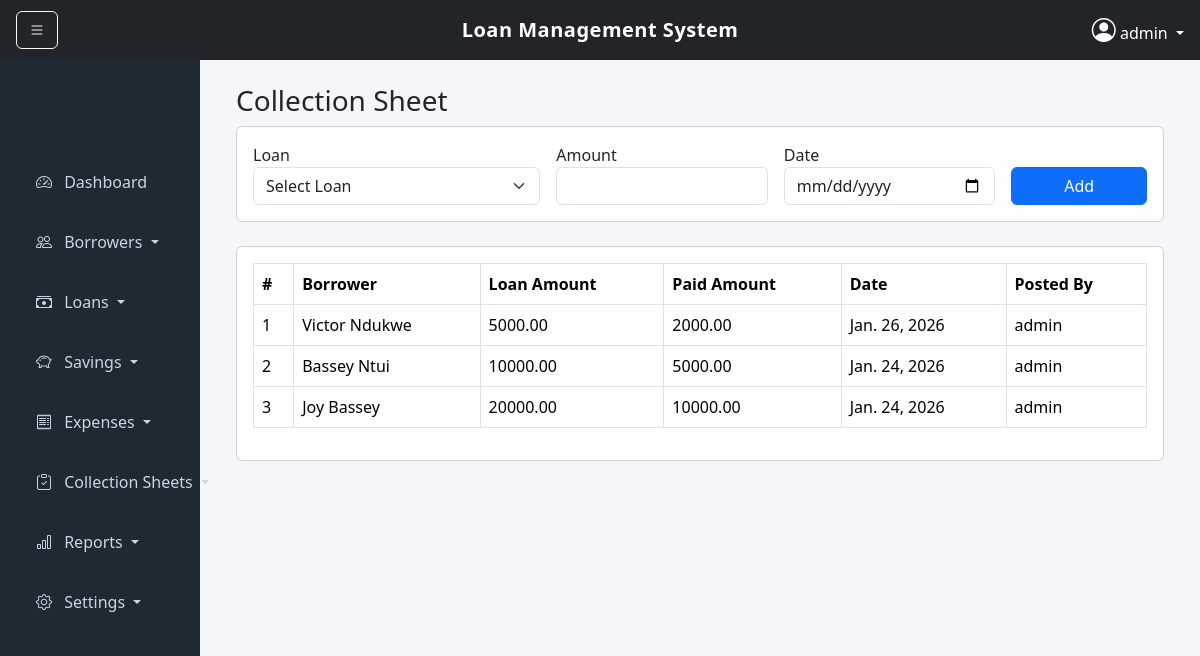
Screenshot of /collection-sheet/ (signed in) with the database file from the repository.
### core/models.py (models this page shows, shortened)
class Repayment(models.Model):
    loan = models.ForeignKey(Loan, on_delete=models.CASCADE, related_name="repayments")
    amount = models.DecimalField(max_digits=12, decimal_places=2, validators=[MinValueValidator(Decimal('0.01'))])
    date = models.DateField(auto_now_add=True)
    posted_by = models.ForeignKey(User, on_delete=models.SET_NULL, null=True)

class Loan(models.Model):
    STATUS_CHOICES = [
        ('Active', 'Active'),
        ('Overdue', 'Overdue'),
        ('PAR30', 'PAR30'),
        ('Closed', 'Closed'),
    ]
    organization = models.ForeignKey('Organization', on_delete=models.CASCADE)
    branch = models.ForeignKey('Branch', on_delete=models.CASCADE, null=True)
    borrower = models.ForeignKey('Borrower', on_delete=models.CASCADE, null=True)
    officer = models.ForeignKey('LoanOfficer', on_delete=models.CASCADE, null=True)
    principal = models.DecimalField(
        max_digits=12,
        decimal_places=2,
        validators=[MinValueValidator(Decimal('0.01'))]
    )
    interest_rate = models.DecimalField(
        max_digits=5,
        decimal_places=2,
        default=0,
        validators=[MinValueValidator(Decimal('0.00'))]
    )
    fees = models.DecimalField(
        max_digits=12,
        decimal_places=2,
        default=0,
        validators=[MinValueValidator(Decimal('0.00'))]
    )
    penalty = models.DecimalField(
        max_digits=12,
        decimal_places=2,
        default=0,
        validators=[MinValueValidator(Decimal('0.00'))]
    )
    tenure = models.PositiveIntegerField(
        default=30,  # in days
        validators=[MinValueValidator(1)]
    )
    status = models.CharField(max_length=10, choices=STATUS_CHOICES, default='Active')
    disbursed_date = models.DateField(default=now)
    maturity = models.DateField(blank=True, null=True)
    paid = models.DecimalField(
        max_digits=12,
        decimal_places=2,
        default=0,
        validators=[MinValueValidator(Decimal('0.00'))]
    )
    last_payment_date = models.DateField(blank=True, null=True)

class Borrower(models.Model):
    STATUS_CHOICES = [
        ('Active', 'Active'),
        ('Inactive', 'Inactive'),
        ('Delinquent', 'Delinquent'),
    ]
    organization = models.ForeignKey('Organization', on_delete=models.CASCADE)
    branch = models.ForeignKey('Branch', on_delete=models.CASCADE)
    full_name = models.CharField(max_length=200)
    business = models.CharField(max_length=200, blank=True, null=True)
    unique_id = models.CharField(max_length=50, unique=True)
    mobile = models.CharField(max_length=20, blank=True, null=True)
    email = models.EmailField(blank=True, null=True)
    status = models.CharField(max_length=12, choices=STATUS_CHOICES, default='Active')

### core/views.py (the view, shortened to what this page needs)
# urls.py: path('collection-sheet/', views.collection_sheet, name='collection_sheet'),
@login_required
def collection_sheet(request):
    organization = request.user.loanofficer.organization
    loans = Loan.objects.filter(organization=organization)
    collections = Repayment.objects.filter(loan__organization=organization).order_by("-date")
    return render(request, "collection_sheet.html", {
        "collections": collections,
        "loans": loans
    })

### core/templates/collection_sheet.html (shortened to what this page needs)
{% extends "base.html" %}
{% block content %}
<div class="container">
  <h3>Collection Sheet</h3>
  <div class="card mb-4">
    <div class="card-body">
      <form method="post">
        <div class="row g-3">
          <div class="col-md-4">
            <label>Loan</label>
            <select name="loan" class="form-select" required>
              <option value="">Select Loan</option>
            </select>
          </div>
          <div class="col-md-3">
            <label>Amount</label>
            <input type="number" step="0.01" name="amount" class="form-control" required>
          </div>
          <div class="col-md-3">
            <label>Date</label>
            <input type="date" name="date" class="form-control" required>
          </div>
          <div class="col-md-2 d-flex align-items-end">
            <button type="submit" class="btn btn-primary w-100">Add</button>
          </div>
        </div>
      </form>
    </div>
  </div>
  <div class="card">
    <div class="card-body">
      <table class="table table-bordered table-hover">
        <thead>
          <tr>
            <th>#</th>
            <th>Borrower</th>
            <th>Loan Amount</th>
            <th>Paid Amount</th>
            <th>Date</th>
            <th>Posted By</th>
          </tr>
        </thead>
        <tbody>
          {% for c in collections %}
          <tr>
            <td>{{ forloop.counter }}</td>
            <td>{{ c.loan.borrower.full_name }}</td>
            <td>{{ c.loan.principal }}</td>
            <td>{{ c.amount }}</td>
            <td>{{ c.date }}</td>
            <td>{{ c.posted_by.username }}</td>
          </tr>
          {% empty %}
          <tr>
            <td colspan="6" class="text-center">No collections found</td>
          </tr>
          {% endfor %}
        </tbody>
      </table>
    </div>
  </div>
</div>
{% endblock %}

### core/templates/base.html (shortened to what this page needs)
<!DOCTYPE html>
<html lang="en">
  <head>
    <link href="https://cdn.jsdelivr.net/npm/bootstrap@5.3.2/dist/css/bootstrap.min.css" rel="stylesheet">
    <link href="https://cdn.jsdelivr.net/npm/bootstrap-icons@1.11.1/font/bootstrap-icons.css" rel="stylesheet">
  </head>
  <body>
    <nav class="navbar navbar-dark bg-dark topbar px-3 position-relative">
      <button class="btn btn-outline-light me-2" id="toggleSidebar">
        <i class="bi bi-list"></i>
      </button>
      <span class="navbar-brand project-title">
        Loan Management System
      </span>
      <div class="dropdown ms-auto">
        <a class="text-white dropdown-toggle text-decoration-none" href="#" data-bs-toggle="dropdown">
          <i class="bi bi-person-circle fs-4"></i>
          {{ request.user.username }}
        </a>
      </div>
    </nav>
    <div class="container-fluid">
      <div class="row">
        <div id="sidebar" class="col-md-3 col-lg-2 sidebar p-3">
          <div class="nav flex-column sidebar-menu">
            <a href="/" class="nav-link">
              <i class="bi bi-speedometer2 me-2"></i> Dashboard
            </a>
            <div class="nav-item dropdown">
              <a class="nav-link dropdown-toggle" href="#" data-bs-toggle="collapse" data-bs-target="#borrowersMenu">
                <i class="bi bi-people me-2"></i> Borrowers
              </a>
            </div>
            <div class="nav-item dropdown">
              <a class="nav-link dropdown-toggle" href="#" data-bs-toggle="collapse" data-bs-target="#loansMenu">
                <i class="bi bi-cash-stack me-2"></i> Loans
              </a>
            </div>
            <div class="nav-item dropdown">
              <a class="nav-link dropdown-toggle" href="#" data-bs-toggle="collapse" data-bs-target="#savingsMenu">
                <i class="bi bi-piggy-bank me-2"></i> Savings
              </a>
            </div>
            <div class="nav-item dropdown">
              <a class="nav-link dropdown-toggle" href="#" data-bs-toggle="collapse" data-bs-target="#expensesMenu">
                <i class="bi bi-receipt me-2"></i> Expenses
              </a>
            </div>
            <div class="nav-item dropdown">
              <a class="nav-link dropdown-toggle" href="#" data-bs-toggle="collapse" data-bs-target="#collectionsMenu">
                <i class="bi bi-clipboard-check me-2"></i> Collection Sheets
              </a>
            </div>
            <div class="nav-item dropdown">
              <a class="nav-link dropdown-toggle" href="#" data-bs-toggle="collapse" data-bs-target="#reportsMenu">
                <i class="bi bi-bar-chart me-2"></i> Reports
              </a>
            </div>
            <div class="nav-item dropdown">
              <a class="nav-link dropdown-toggle" href="#" data-bs-toggle="collapse" data-bs-target="#settingsMenu">
                <i class="bi bi-gear me-2"></i> Settings
              </a>
            </div>
          </div>
        </div>
        <div id="content" class="col content">
          {% block content %}{% endblock %}
        </div>
      </div>
    </div>
  </body>
</html>

### core/templates/base.html (style rules this page uses)
body { background-color: #f4f6f9; }
.topbar { height: 60px; }
.project-title { position: absolute; left: 50%; transform: translateX(-50%); font-weight: 600; letter-spacing: 0.5px; }
.sidebar { min-height: 100vh; background-color: #1f2933; transition: all 0.3s ease; }
.sidebar .nav-link { color: #cbd5e1; padding: 14px 20px; margin-bottom: 8px; border-radius: 6px; }
.sidebar-menu { padding-top: 80px; }
.content { padding: 24px; transition: margin-left 0.3s ease; }

### rows the page displays
Repayment: loan.borrower.full_name "Victor Ndukwe", loan.principal "5000.00", amount "2000.00", date "Jan. 26, 2026", posted_by.username "admin"
Repayment: loan.borrower.full_name "Bassey Ntui", loan.principal "10000.00", amount "5000.00", date "Jan. 24, 2026", posted_by.username "admin"
Repayment: loan.borrower.full_name "Joy Bassey", loan.principal "20000.00", amount "10000.00", date "Jan. 24, 2026", posted_by.username "admin"

### other values shown
{{ request.user.username }} "admin"
